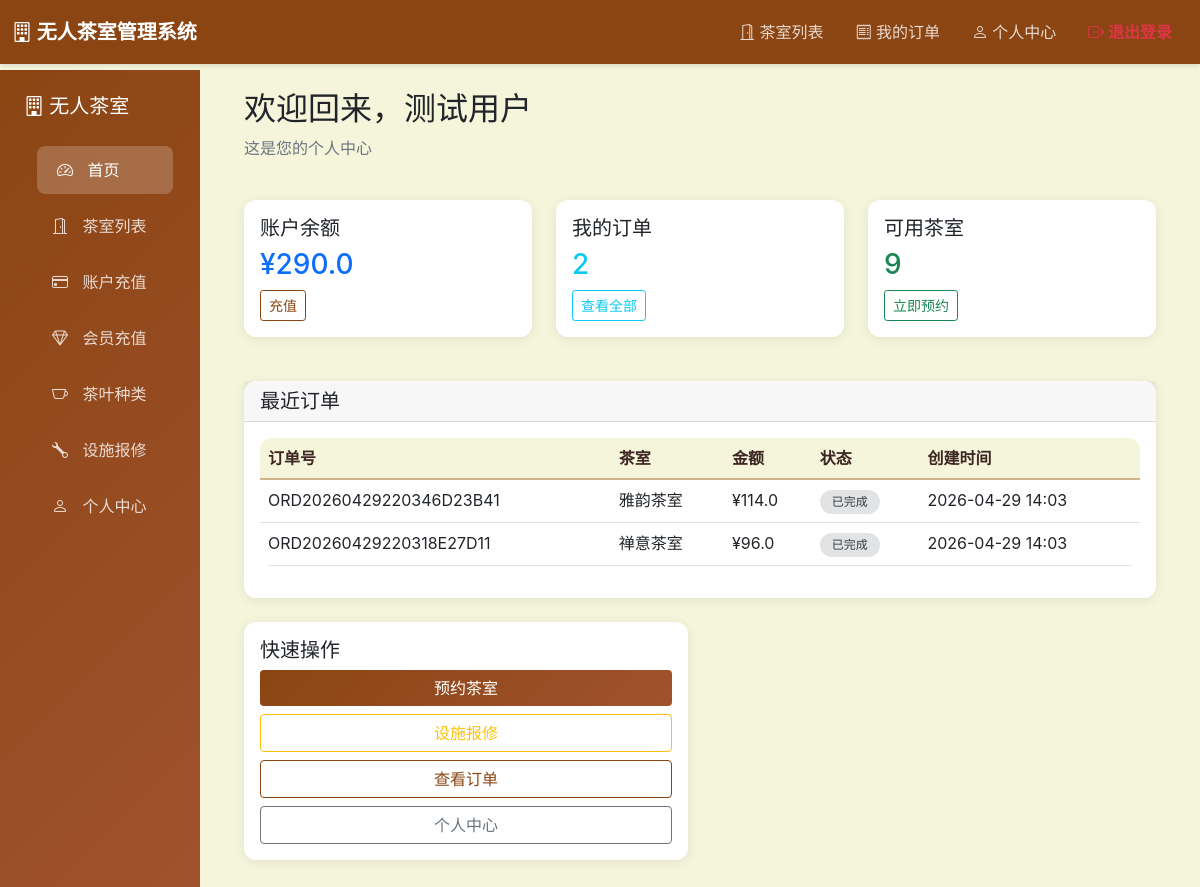
Page /user (signed in) on the committed database.
### models.py (models this page shows, shortened)
class User(db.Model):
    __tablename__ = 'users'
    id = db.Column(db.Integer, primary_key=True)
    username = db.Column(db.String(80), unique=True, nullable=False, index=True)
    password_hash = db.Column(db.String(255), nullable=False)
    phone = db.Column(db.String(20), unique=True, nullable=False, index=True)
    real_name = db.Column(db.String(50), nullable=False)
    email = db.Column(db.String(120), unique=True)
    is_admin = db.Column(db.Boolean, default=False)
    is_active = db.Column(db.Boolean, default=True)
    balance = db.Column(db.Float, default=0.0)
    is_member = db.Column(db.Boolean, default=False)
    member_level = db.Column(db.Integer, default=1)
    member_expires_at = db.Column(db.DateTime)
    total_consumption = db.Column(db.Float, default=0.0)
    created_at = db.Column(db.DateTime, default=datetime.utcnow)
    updated_at = db.Column(db.DateTime, default=datetime.utcnow, onupdate=datetime.utcnow)
    orders = db.relationship('Order', backref='user', lazy=True, cascade='all, delete-orphan')
    bookings = db.relationship('Booking', backref='user', lazy=True, cascade='all, delete-orphan')

class Order(db.Model):
    __tablename__ = 'orders'
    id = db.Column(db.Integer, primary_key=True)
    order_no = db.Column(db.String(50), unique=True, nullable=False, index=True)
    booking_id = db.Column(db.Integer, db.ForeignKey('bookings.id'))  # 关联预约
    user_id = db.Column(db.Integer, db.ForeignKey('users.id'), nullable=False)
    room_id = db.Column(db.Integer, db.ForeignKey('rooms.id'), nullable=False)
    start_time = db.Column(db.DateTime, nullable=False)
    end_time = db.Column(db.DateTime, nullable=False)
    duration_hours = db.Column(db.Float, nullable=False)
    total_amount = db.Column(db.Float, nullable=False)
    status = db.Column(db.String(20), default='pending')
    payment_status = db.Column(db.String(20), default='unpaid')
    qr_code = db.Column(db.String(255))
    check_in_time = db.Column(db.DateTime)
    check_out_time = db.Column(db.DateTime)
    door_code = db.Column(db.String(6))  # 开门验证码（6位数字）
    payment_type = db.Column(db.String(20), default='immediate')  # 支付方式：immediate立即支付，postpay后付
    tea_type = db.Column(db.String(50), default='默认免费茶')  # 茶叶品类
    tea_price = db.Column(db.Float, default=0.0)  # 茶叶加价
    tea_weight = db.Column(db.Float, default=0.0)  # 茶叶重量（克）
    tea_unit_price = db.Column(db.Float, default=0.0)  # 茶叶单价（元/克）
    package_type = db.Column(db.String(50), default='按小时计费')  # 套餐类型
    created_at = db.Column(db.DateTime, default=datetime.utcnow)
    updated_at = db.Column(db.DateTime, default=datetime.utcnow, onupdate=datetime.utcnow)

class Room(db.Model):
    __tablename__ = 'rooms'
    id = db.Column(db.Integer, primary_key=True)
    name = db.Column(db.String(100), nullable=False)
    description = db.Column(db.Text)
    capacity = db.Column(db.Integer, default=4)
    price_per_hour = db.Column(db.Float, nullable=False)
    image_url = db.Column(db.String(255))
    facilities = db.Column(db.Text)
    status = db.Column(db.String(20), default='available')
    floor = db.Column(db.Integer, default=1)
    created_at = db.Column(db.DateTime, default=datetime.utcnow)
    orders = db.relationship('Order', backref='room', lazy=True, cascade='all, delete-orphan')
    bookings = db.relationship('Booking', backref='room', lazy=True, cascade='all, delete-orphan')

### routes/user.py (the view)
@user_bp.route('/user')
@user_required
def dashboard():
    user = User.query.get(session['user_id'])
    recent_orders = Order.query.filter_by(user_id=user.id).order_by(
        Order.created_at.desc()
    ).limit(5).all()
    available_rooms = Room.query.filter_by(status='available').all()
    return render_template('user/dashboard.html',
                        user=user,
                        recent_orders=recent_orders,
                        available_rooms=available_rooms)

### routes/user.py (called while the page is built)
def user_required(f):
    @wraps(f)
    def decorated_function(*args, **kwargs):
        if 'user_id' not in session:
            flash('请先登录', 'error')
            return redirect(url_for('user_frontend.login'))
        return f(*args, **kwargs)
    return decorated_function

### templates/user/dashboard.html (shortened to what this page needs)
{% extends "admin/base.html" %}
{% block content %}
<div class="container">
    <div class="row mb-4">
        <div class="col-12">
            <h2>欢迎回来，{{ user.real_name }}</h2>
            <p class="text-muted">这是您的个人中心</p>
        </div>
    </div>
    <div class="row mb-4">
        <div class="col-md-4">
            <div class="card">
                <div class="card-body">
                    <h5 class="card-title">账户余额</h5>
                    <h3 class="text-primary">¥{{ user.balance|round(2) }}</h3>
                    <a href="{{ url_for('user_frontend.recharge') }}" class="btn btn-sm btn-outline-primary">充值</a>
                </div>
            </div>
        </div>
        <div class="col-md-4">
            <div class="card">
                <div class="card-body">
                    <h5 class="card-title">我的订单</h5>
                    <h3 class="text-info">{{ recent_orders|length }}</h3>
                    <a href="{{ url_for('user_frontend.orders') }}" class="btn btn-sm btn-outline-info">查看全部</a>
                </div>
            </div>
        </div>
        <div class="col-md-4">
            <div class="card">
                <div class="card-body">
                    <h5 class="card-title">可用茶室</h5>
                    <h3 class="text-success">{{ available_rooms|length }}</h3>
                    <a href="{{ url_for('user_frontend.rooms') }}" class="btn btn-sm btn-outline-success">立即预约</a>
                </div>
            </div>
        </div>
    </div>
    <div class="card mb-4">
        <div class="card-header">
            <h5 class="mb-0">最近订单</h5>
        </div>
        <div class="card-body">
            {% if recent_orders %}
            <div class="table-responsive">
                <table class="table table-hover">
                    <thead>
                        <tr>
                            <th>订单号</th>
                            <th>茶室</th>
                            <th>金额</th>
                            <th>状态</th>
                            <th>创建时间</th>
                        </tr>
                    </thead>
                    <tbody>
                        {% for order in recent_orders %}
                        <tr>
                            <td>{{ order.order_no }}</td>
                            <td>{{ order.room.name if order.room else '-' }}</td>
                            <td>¥{{ order.total_amount|round(2) }}</td>
                            <td>
                                <span class="badge badge-{{ order.status }}">
                                    {% if order.status == 'pending' %}待确认
                                    {% elif order.status == 'confirmed' %}已确认
                                    {% elif order.status == 'in_use' %}使用中
                                    {% elif order.status == 'completed' %}已完成
                                    {% elif order.status == 'cancelled' %}已取消
                                    {% endif %}
                                </span>
                            </td>
                            <td>{{ order.created_at.strftime('%Y-%m-%d %H:%M') if order.created_at else '-' }}</td>
                        </tr>
                        {% endfor %}
                    </tbody>
                </table>
            </div>
            {% else %}
            <p class="text-muted text-center">暂无订单</p>
            {% endif %}
        </div>
    </div>
    <div class="row">
        <div class="col-md-6">
            <div class="card">
                <div class="card-body">
                    <h5 class="card-title">快速操作</h5>
                    <div class="d-grid gap-2">
                        <a href="{{ url_for('user_frontend.rooms') }}" class="btn btn-primary">预约茶室</a>
                        <a href="{{ url_for('user_frontend.repair_list') }}" class="btn btn-outline-warning">设施报修</a>
                        <a href="{{ url_for('user_frontend.orders') }}" class="btn btn-outline-primary">查看订单</a>
                        <a href="/user/profile" class="btn btn-outline-secondary">个人中心</a>
                    </div>
                </div>
            </div>
        </div>
    </div>
</div>
{% endblock %}

### templates/admin/base.html (style rules this page uses)
:root { --primary-color: #8B4513; --secondary-color: #D2B48C; --accent-color: #A0522D; --light-color: #F5F5DC; --dark-color: #3E2723; --success-color: #2E7D32; --danger-color: #C62828; --warning-color: #FFA000; --info-color: #0288D1; }
body { font-family: -apple-system, BlinkMacSystemFont, 'Segoe UI', Roboto, 'Helvetica Neue', Arial, sans-serif; background-color: var(--light-color); padding-top: 70px; transition: all 0.3s ease; }
.card { border: none; border-radius: 12px; box-shadow: 0 2px 12px rgba(0, 0, 0, 0.08); margin-bottom: 20px; transition: transform 0.3s ease, box-shadow 0.3s ease; }
.btn-primary { background: linear-gradient(135deg, var(--primary-color) 0%, var(--accent-color) 100%); border: none; transition: all 0.3s ease; }
.btn-outline-primary { color: var(--primary-color); border-color: var(--primary-color); transition: all 0.3s ease; }
.table { background: white; border-radius: 12px; overflow: hidden; }
.table thead th { background: var(--light-color); border-bottom: 2px solid var(--secondary-color); font-weight: 600; color: var(--dark-color); }
.badge { padding: 6px 12px; border-radius: 20px; font-size: 12px; font-weight: 500; }
.badge-completed { background: #e2e3e5; color: #383d41; }
.gap-2 { gap: 0.5rem; }

### rows in the picture
User: real_name "测试用户", balance "290.0"
Order: order_no "ORD20260429220346D23B41", room "雅韵茶室", total_amount "114.0", status "已完成", created_at "2026-04-29 14:03"
Order: order_no "ORD20260429220318E27D11", room "禅意茶室", total_amount "96.0", status "已完成", created_at "2026-04-29 14:03"

### other values in the picture
{{ recent_orders|length }} "2"
{{ available_rooms|length }} "9"
